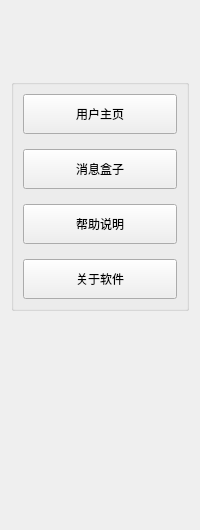
     <widget class="QWidget" name="widget" native="true">
      <property name="minimumSize">
       <size>
        <width>200</width>
        <height>0</height>
       </size>
      </property>
      <property name="maximumSize">
       <size>
        <width>200</width>
        <height>16777215</height>
       </size>
      </property>
      <layout class="QVBoxLayout" name="verticalLayout_3" stretch="1,2,3">
       <item>
        <spacer name="verticalSpacer">
         <property name="orientation">
          <enum>Qt::Vertical</enum>
         </property>
         <property name="sizeType">
          <enum>QSizePolicy::Maximum</enum>
         </property>
         <property name="sizeHint" stdset="0">
          <size>
           <width>20</width>
           <height>68</height>
          </size>
         </property>
        </spacer>
       </item>
       <item>
        <widget class="QGroupBox" name="groupBox">
         <property name="title">
          <string/>
         </property>
         <layout class="QVBoxLayout" name="verticalLayout_2">
          <property name="spacing">
           <number>15</number>
          </property>
          <item>
           <widget class="QPushButton" name="btnSwitchHome">
            <property name="minimumSize">
             <size>
              <width>0</width>
              <height>40</height>
             </size>
            </property>
            <property name="text">
             <string>用户主页</string>
            </property>
           </widget>
          </item>
          <item>
           <widget class="QPushButton" name="btnSwitchFunction">
            <property name="minimumSize">
             <size>
              <width>0</width>
              <height>40</height>
             </size>
            </property>
            <property name="text">
             <string>消息盒子</string>
            </property>
           </widget>
          </item>
          <item>
           <widget class="QPushButton" name="btnSwitchHelp">
            <property name="minimumSize">
             <size>
              <width>0</width>
              <height>40</height>
             </size>
            </property>
            <property name="text">
             <string>帮助说明</string>
            </property>
           </widget>
          </item>
          <item>
           <widget class="QPushButton" name="btnSwitchVersion">
            <property name="minimumSize">
             <size>
              <width>0</width>
              <height>40</height>
             </size>
            </property>
            <property name="text">
             <string>关于软件</string>
            </property>
           </widget>
          </item>
         </layout>
        </widget>
       </item>
       <item>
        <spacer name="verticalSpacer_2">
         <property name="orientation">
          <enum>Qt::Vertical</enum>
         </property>
         <property name="sizeHint" stdset="0">
          <size>
           <width>20</width>
           <height>208</height>
          </size>
         </property>
        </spacer>
       </item>
      </layout>
     </widget>
